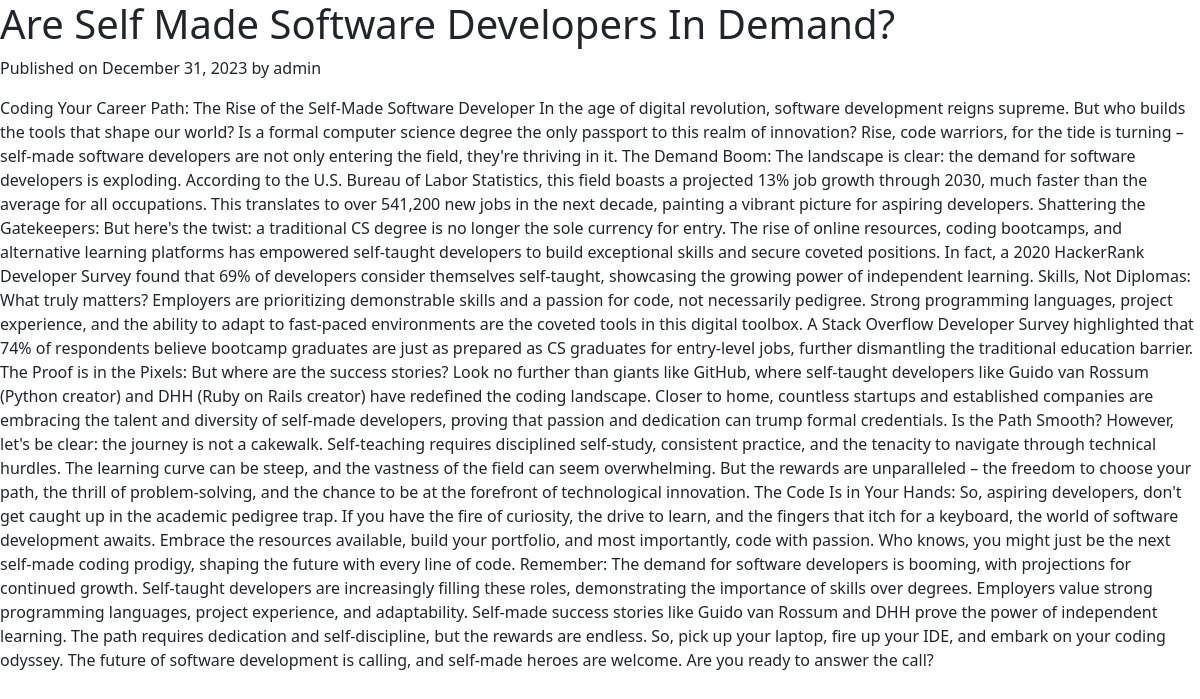
The app's page /post/2/ with its own data.
### blog/models.py (models this page shows, shortened)
class Post(models.Model):
    author = models.ForeignKey(settings.AUTH_USER_MODEL, on_delete=models.CASCADE)
    title = models.CharField(max_length=200)
    text = models.TextField()
    created_date = models.DateTimeField(default=timezone.now, editable=False)
    published_date = models.DateTimeField(blank=True, null=True, default=timezone.now)
    featured_image = models.ImageField(upload_to='featured_images/', blank=True, null=True)

### blog/views.py (the view)
# urls.py: path('post/<int:pk>/', post_detail, name='post_detail'),
def post_detail(request, pk):
    post = get_object_or_404(Post, pk=pk)
    return render(request, 'blog/post_detail.html', {'post': post})

### blog/templates/blog/post_detail.html (shortened to what this page needs)
<!DOCTYPE html>
<html lang="en">
<head>
    <link rel="stylesheet" href="https://cdn.jsdelivr.net/npm/bootstrap@5.1.3/dist/css/bootstrap.min.css">
</head>
<body>
    <h1>{{ post.title }}</h1>
    <p class="date">Published on {{ post.published_date|date:"F j, Y" }} by {{ post.author }}</p>
    <p>{{ post.text }}</p>
</body>
</html>

### records on screen
Post: published_date "December 31, 2023", author "admin", text "Coding Your Career Path: The Rise of the Self-Made Software Developer In the age of digital revolution, software development reigns supreme. But who builds the tools that shape our world? Is a formal computer science degree the only passport to this realm of innovation? Rise, code warriors, for the tide is turning – self-made software developers are not only entering the field, they're thriving in it. The Demand Boom: The landscape is clear: the demand for software developers is exploding. According to the U.S. Bureau of Labor Statistics, this field boasts a projected 13% job growth through 2030, much faster than the average for all occupations. This translates to over 541,200 new jobs in…"
